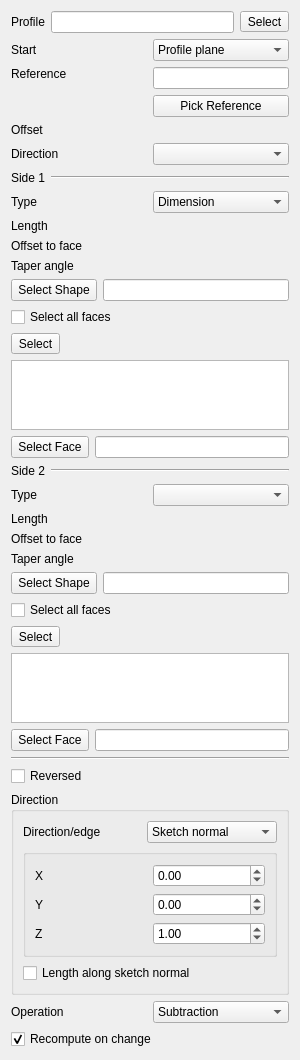
<?xml version="1.0" encoding="UTF-8"?>
<ui version="4.0">
 <class>PartDesignGui::TaskPadPocketParameters</class>
 <widget class="QWidget" name="PartDesignGui::TaskPadPocketParameters">
  <property name="geometry">
   <rect>
    <x>0</x>
    <y>0</y>
    <width>300</width>
    <height>772</height>
   </rect>
  </property>
  <property name="windowTitle">
   <string notr="true">Form</string>
  </property>
  <layout class="QVBoxLayout" name="verticalLayout">
   <item>
    <layout class="QHBoxLayout" name="profileLayout">
     <item>
      <widget class="QLabel" name="labelProfile">
       <property name="text">
        <string>Profile</string>
       </property>
      </widget>
     </item>
     <item>
      <widget class="QLineEdit" name="lineProfile">
       <property name="readOnly">
        <bool>true</bool>
       </property>
      </widget>
     </item>
     <item>
      <widget class="QToolButton" name="buttonProfileBase">
       <property name="toolTip">
        <string>Select the profile (a sketch, or a face of a shape)</string>
       </property>
       <property name="text">
        <string>Select</string>
       </property>
       <property name="checkable">
        <bool>true</bool>
       </property>
      </widget>
     </item>
    </layout>
   </item>
   <item>
    <layout class="QGridLayout" name="gridLayout">
     <item row="0" column="0">
      <widget class="QLabel" name="labelStart">
       <property name="text">
        <string>Start</string>
       </property>
      </widget>
     </item>
     <item row="0" column="1">
      <widget class="QComboBox" name="startMode">
       <item>
        <property name="text">
         <string>Profile plane</string>
        </property>
       </item>
       <item>
        <property name="text">
         <string>Offset</string>
        </property>
       </item>
       <item>
        <property name="text">
         <string>Reference</string>
        </property>
       </item>
      </widget>
     </item>
     <item row="1" column="0" rowspan="2">
      <widget class="QLabel" name="labelStartReference">
       <property name="text">
        <string>Reference</string>
       </property>
       <property name="alignment">
        <set>Qt::AlignLeading|Qt::AlignLeft|Qt::AlignTop</set>
       </property>
      </widget>
     </item>
     <item row="1" column="1">
      <widget class="QLineEdit" name="lineStartReference">
       <property name="sizePolicy">
        <sizepolicy hsizetype="Ignored" vsizetype="Fixed">
         <horstretch>0</horstretch>
         <verstretch>0</verstretch>
        </sizepolicy>
       </property>
       <property name="readOnly">
        <bool>true</bool>
       </property>
      </widget>
     </item>
     <item row="2" column="1">
      <widget class="QPushButton" name="buttonStartReference">
       <property name="sizePolicy">
        <sizepolicy hsizetype="Ignored" vsizetype="Fixed">
         <horstretch>0</horstretch>
         <verstretch>0</verstretch>
        </sizepolicy>
       </property>
       <property name="text">
        <string>Pick Reference</string>
       </property>
       <property name="checkable">
        <bool>true</bool>
       </property>
      </widget>
     </item>
     <item row="3" column="0">
      <widget class="QLabel" name="labelStartOffset">
       <property name="text">
        <string>Offset</string>
       </property>
      </widget>
     </item>
     <item row="3" column="1">
      <widget class="Gui::PrefQuantitySpinBox" name="startOffsetEdit" native="true">
       <property name="keyboardTracking" stdset="0">
        <bool>false</bool>
       </property>
       <property name="unit" stdset="0">
        <string notr="true">mm</string>
       </property>
      </widget>
     </item>
     <item row="4" column="0">
      <widget class="QLabel" name="sidesLabel">
       <property name="text">
        <string>Direction</string>
       </property>
      </widget>
     </item>
     <item row="4" column="1">
      <widget class="QComboBox" name="sidesMode"/>
     </item>
     <item row="5" column="0" colspan="2">
      <layout class="QHBoxLayout" name="side1Layout">
       <property name="leftMargin">
        <number>0</number>
       </property>
       <property name="topMargin">
        <number>0</number>
       </property>
       <property name="rightMargin">
        <number>0</number>
       </property>
       <property name="bottomMargin">
        <number>0</number>
       </property>
       <item>
        <widget class="QLabel" name="side1Label">
         <property name="text">
          <string>Side 1</string>
         </property>
        </widget>
       </item>
       <item>
        <widget class="Line" name="line1">
         <property name="orientation">
          <enum>Qt::Horizontal</enum>
         </property>
         <property name="sizePolicy">
          <sizepolicy hsizetype="Expanding" vsizetype="Fixed">
           <horstretch>0</horstretch>
           <verstretch>0</verstretch>
          </sizepolicy>
         </property>
        </widget>
       </item>
      </layout>
     </item>
     <item row="6" column="0">
      <widget class="QLabel" name="textLabel1">
       <property name="text">
        <string>Type</string>
       </property>
      </widget>
     </item>
     <item row="6" column="1">
      <widget class="QComboBox" name="changeMode">
       <item>
        <property name="text">
         <string>Dimension</string>
        </property>
       </item>
      </widget>
     </item>
     <item row="7" column="0">
      <widget class="QLabel" name="labelLength">
       <property name="text">
        <string>Length</string>
       </property>
      </widget>
     </item>
     <item row="7" column="1">
      <widget class="Gui::PrefQuantitySpinBox" name="lengthEdit" native="true">
       <property name="keyboardTracking" stdset="0">
        <bool>false</bool>
       </property>
       <property name="unit" stdset="0">
        <string notr="true">mm</string>
       </property>
      </widget>
     </item>
     <item row="8" column="0">
      <widget class="QLabel" name="labelOffset">
       <property name="text">
        <string>Offset to face</string>
       </property>
      </widget>
     </item>
     <item row="8" column="1">
      <widget class="Gui::PrefQuantitySpinBox" name="offsetEdit" native="true">
       <property name="keyboardTracking" stdset="0">
        <bool>false</bool>
       </property>
       <property name="unit" stdset="0">
        <string notr="true">mm</string>
       </property>
      </widget>
     </item>
     <item row="9" column="0">
      <widget class="QLabel" name="labelTaperAngle">
       <property name="toolTip">
        <string>Angle to taper the extrusion</string>
       </property>
       <property name="text">
        <string>Taper angle</string>
       </property>
      </widget>
     </item>
     <item row="9" column="1">
      <widget class="Gui::PrefQuantitySpinBox" name="taperEdit" native="true">
       <property name="keyboardTracking" stdset="0">
        <bool>false</bool>
       </property>
       <property name="unit" stdset="0">
        <string notr="true">deg</string>
       </property>
      </widget>
     </item>
     <item row="10" column="0" colspan="2">
      <widget class="QFrame" name="upToShapeList">
       <property name="frameShadow">
        <enum>QFrame::Plain</enum>
       </property>
       <property name="lineWidth">
        <number>0</number>
       </property>
       <layout class="QVBoxLayout">
        <property name="leftMargin">
         <number>0</number>
        </property>
        <property name="topMargin">
         <number>0</number>
        </property>
        <property name="rightMargin">
         <number>0</number>
        </property>
        <property name="bottomMargin">
         <number>0</number>
        </property>
        <item>
         <layout class="QGridLayout" name="_2">
          <item row="0" column="1">
           <widget class="QLineEdit" name="lineShapeName">
            <property name="readOnly">
             <bool>true</bool>
            </property>
           </widget>
          </item>
          <item row="0" column="0">
           <widget class="QToolButton" name="buttonShape">
            <property name="minimumSize">
             <size>
              <width>0</width>
              <height>22</height>
             </size>
            </property>
            <property name="text">
             <string>Select Shape</string>
            </property>
            <property name="checkable">
             <bool>true</bool>
            </property>
           </widget>
          </item>
         </layout>
        </item>
        <item>
         <widget class="QCheckBox" name="checkBoxAllFaces">
          <property name="enabled">
           <bool>true</bool>
          </property>
          <property name="toolTip">
           <string>Selects all faces of the shape</string>
          </property>
          <property name="text">
           <string>Select all faces</string>
          </property>
         </widget>
        </item>
        <item>
         <widget class="QWidget" name="upToShapeFaces" native="true">
          <layout class="QVBoxLayout" name="verticalLayout_2">
           <property name="leftMargin">
            <number>0</number>
           </property>
           <property name="topMargin">
            <number>0</number>
           </property>
           <property name="rightMargin">
            <number>0</number>
           </property>
           <property name="bottomMargin">
            <number>0</number>
           </property>
           <item>
            <widget class="QToolButton" name="buttonShapeFace">
             <property name="toolTip">
              <string>Toggles between selection and preview mode</string>
             </property>
             <property name="text">
              <string>Select</string>
             </property>
             <property name="checkable">
              <bool>true</bool>
             </property>
            </widget>
           </item>
           <item>
            <widget class="QListWidget" name="listWidgetReferences">
             <property name="selectionMode">
              <enum>QAbstractItemView::ExtendedSelection</enum>
             </property>
            </widget>
           </item>
          </layout>
         </widget>
        </item>
       </layout>
      </widget>
     </item>
     <item row="11" column="0" colspan="2">
      <layout class="QGridLayout" name="gridLayout_5">
       <item row="0" column="1">
        <widget class="QLineEdit" name="lineFaceName">
         <property name="readOnly">
          <bool>true</bool>
         </property>
        </widget>
       </item>
       <item row="0" column="0">
        <widget class="QToolButton" name="buttonFace">
         <property name="minimumSize">
          <size>
           <width>0</width>
           <height>22</height>
          </size>
         </property>
         <property name="text">
          <string>Select Face</string>
         </property>
         <property name="checkable">
          <bool>true</bool>
         </property>
        </widget>
       </item>
      </layout>
     </item>
     <item row="12" column="0" colspan="2">
      <layout class="QHBoxLayout" name="verticalLayout_221">
       <property name="leftMargin">
        <number>0</number>
       </property>
       <property name="topMargin">
        <number>0</number>
       </property>
       <property name="rightMargin">
        <number>0</number>
       </property>
       <property name="bottomMargin">
        <number>0</number>
       </property>
       <item>
        <widget class="QLabel" name="side2Label">
         <property name="text">
          <string>Side 2</string>
         </property>
        </widget>
       </item>
       <item>
        <widget class="Line" name="line2">
         <property name="orientation">
          <enum>Qt::Horizontal</enum>
         </property>
         <property name="sizePolicy">
          <sizepolicy hsizetype="Expanding" vsizetype="Fixed">
           <horstretch>0</horstretch>
           <verstretch>0</verstretch>
          </sizepolicy>
         </property>
        </widget>
       </item>
      </layout>
     </item>
     <item row="13" column="0">
      <widget class="QLabel" name="typeLabel2">
       <property name="text">
        <string>Type</string>
       </property>
      </widget>
     </item>
     <item row="13" column="1">
      <widget class="QComboBox" name="changeMode2"/>
     </item>
     <item row="14" column="0">
      <widget class="QLabel" name="labelLength2">
       <property name="text">
        <string>Length</string>
       </property>
      </widget>
     </item>
     <item row="14" column="1">
      <widget class="Gui::PrefQuantitySpinBox" name="lengthEdit2" native="true">
       <property name="keyboardTracking" stdset="0">
        <bool>false</bool>
       </property>
       <property name="unit" stdset="0">
        <string notr="true">mm</string>
       </property>
      </widget>
     </item>
     <item row="15" column="0">
      <widget class="QLabel" name="labelOffset2">
       <property name="text">
        <string>Offset to face</string>
       </property>
      </widget>
     </item>
     <item row="15" column="1">
      <widget class="Gui::PrefQuantitySpinBox" name="offsetEdit2" native="true">
       <property name="keyboardTracking" stdset="0">
        <bool>false</bool>
       </property>
       <property name="unit" stdset="0">
        <string notr="true">mm</string>
       </property>
      </widget>
     </item>
     <item row="16" column="0">
      <widget class="QLabel" name="labelTaperAngle2">
       <property name="toolTip">
        <string>Angle to taper the extrusion</string>
       </property>
       <property name="text">
        <string>Taper angle</string>
       </property>
      </widget>
     </item>
     <item row="16" column="1">
      <widget class="Gui::PrefQuantitySpinBox" name="taperEdit2" native="true">
       <property name="keyboardTracking" stdset="0">
        <bool>false</bool>
       </property>
       <property name="unit" stdset="0">
        <string notr="true">deg</string>
       </property>
      </widget>
     </item>
     <item row="17" column="0" colspan="2">
      <widget class="QFrame" name="upToShapeList2">
       <property name="frameShadow">
        <enum>QFrame::Plain</enum>
       </property>
       <property name="lineWidth">
        <number>0</number>
       </property>
       <layout class="QVBoxLayout">
        <property name="leftMargin">
         <number>0</number>
        </property>
        <property name="topMargin">
         <number>0</number>
        </property>
        <property name="rightMargin">
         <number>0</number>
        </property>
        <property name="bottomMargin">
         <number>0</number>
        </property>
        <item>
         <layout class="QGridLayout" name="_22">
          <item row="0" column="1">
           <widget class="QLineEdit" name="lineShapeName2">
            <property name="readOnly">
             <bool>true</bool>
            </property>
           </widget>
          </item>
          <item row="0" column="0">
           <widget class="QToolButton" name="buttonShape2">
            <property name="minimumSize">
             <size>
              <width>0</width>
              <height>22</height>
             </size>
            </property>
            <property name="text">
             <string>Select Shape</string>
            </property>
            <property name="checkable">
             <bool>true</bool>
            </property>
           </widget>
          </item>
         </layout>
        </item>
        <item>
         <widget class="QCheckBox" name="checkBoxAllFaces2">
          <property name="enabled">
           <bool>true</bool>
          </property>
          <property name="toolTip">
           <string>Selects all faces of the shape</string>
          </property>
          <property name="text">
           <string>Select all faces</string>
          </property>
         </widget>
        </item>
        <item>
         <widget class="QWidget" name="upToShapeFaces2" native="true">
          <layout class="QVBoxLayout" name="verticalLayout_222">
           <property name="leftMargin">
            <number>0</number>
           </property>
           <property name="topMargin">
            <number>0</number>
           </property>
           <property name="rightMargin">
            <number>0</number>
           </property>
           <property name="bottomMargin">
            <number>0</number>
           </property>
           <item>
            <widget class="QToolButton" name="buttonShapeFace2">
             <property name="toolTip">
              <string>Toggles between selection and preview mode</string>
             </property>
             <property name="text">
              <string>Select</string>
             </property>
             <property name="checkable">
              <bool>true</bool>
             </property>
            </widget>
           </item>
           <item>
            <widget class="QListWidget" name="listWidgetReferences2">
             <property name="selectionMode">
              <enum>QAbstractItemView::ExtendedSelection</enum>
             </property>
            </widget>
           </item>
          </layout>
         </widget>
        </item>
       </layout>
      </widget>
     </item>
     <item row="24" column="0" colspan="2">
      <layout class="QGridLayout" name="gridLayout_52">
       <item row="0" column="1">
        <widget class="QLineEdit" name="lineFaceName2">
         <property name="readOnly">
          <bool>true</bool>
         </property>
        </widget>
       </item>
       <item row="0" column="0">
        <widget class="QToolButton" name="buttonFace2">
         <property name="minimumSize">
          <size>
           <width>0</width>
           <height>22</height>
          </size>
         </property>
         <property name="text">
          <string>Select Face</string>
         </property>
         <property name="checkable">
          <bool>true</bool>
         </property>
        </widget>
       </item>
      </layout>
     </item>
    </layout>
   </item>
   <item>
    <widget class="Line" name="line">
     <property name="orientation">
      <enum>Qt::Horizontal</enum>
     </property>
    </widget>
   </item>
   <item>
    <widget class="QCheckBox" name="checkBoxReversed">
     <property name="text">
      <string>Reversed</string>
     </property>
    </widget>
   </item>
   <item>
    <widget class="QGroupBox" name="groupBox">
     <property name="title">
      <string>Direction</string>
     </property>
     <layout class="QGridLayout" name="gridLayout_4">
      <item row="2" column="0">
       <widget class="QCheckBox" name="checkBoxAlongDirection">
        <property name="enabled">
         <bool>true</bool>
        </property>
        <property name="toolTip">
         <string>If unchecked, the length will be
measured along the specified direction</string>
        </property>
        <property name="text">
         <string>Length along sketch normal</string>
        </property>
       </widget>
      </item>
      <item row="0" column="0">
       <layout class="QGridLayout" name="gridLayout_3">
        <item row="0" column="0">
         <widget class="QLabel" name="labelEdge">
          <property name="text">
           <string>Direction/edge</string>
          </property>
         </widget>
        </item>
        <item row="0" column="1">
         <widget class="QComboBox" name="directionCB">
          <property name="toolTip">
           <string>Set a direction or select an edge
from the model as reference</string>
          </property>
          <item>
           <property name="text">
            <string>Sketch normal</string>
           </property>
          </item>
          <item>
           <property name="text">
            <string>Select reference…</string>
           </property>
          </item>
          <item>
           <property name="text">
            <string>Custom direction</string>
           </property>
          </item>
         </widget>
        </item>
       </layout>
      </item>
      <item row="1" column="0">
       <widget class="QGroupBox" name="groupBoxDirection">
        <property name="enabled">
         <bool>true</bool>
        </property>
        <property name="toolTip">
         <string>Use custom vector for pad direction, otherwise
the sketch plane's normal vector will be used</string>
        </property>
        <property name="checkable">
         <bool>false</bool>
        </property>
        <property name="checked">
         <bool>false</bool>
        </property>
        <layout class="QGridLayout" name="gridLayout_2">
         <item row="0" column="0">
          <widget class="QLabel" name="labelXSkew">
           <property name="text">
            <string>X</string>
           </property>
          </widget>
         </item>
         <item row="0" column="1">
          <widget class="Gui::DoubleSpinBox" name="XDirectionEdit">
           <property name="toolTip">
            <string>X-component of direction vector</string>
           </property>
           <property name="keyboardTracking">
            <bool>false</bool>
           </property>
           <property name="minimum">
            <double>-100.000000000000000</double>
           </property>
           <property name="maximum">
            <double>100.000000000000000</double>
           </property>
           <property name="singleStep">
            <double>0.100000000000000</double>
           </property>
           <property name="unit" stdset="0">
            <string notr="true"/>
           </property>
          </widget>
         </item>
         <item row="1" column="0">
          <widget class="QLabel" name="labelYSkew">
           <property name="text">
            <string>Y</string>
           </property>
          </widget>
         </item>
         <item row="1" column="1">
          <widget class="Gui::DoubleSpinBox" name="YDirectionEdit">
           <property name="toolTip">
            <string>Y-component of direction vector</string>
           </property>
           <property name="keyboardTracking">
            <bool>false</bool>
           </property>
           <property name="minimum">
            <double>-100.000000000000000</double>
           </property>
           <property name="maximum">
            <double>100.000000000000000</double>
           </property>
           <property name="singleStep">
            <double>0.100000000000000</double>
           </property>
           <property name="unit" stdset="0">
            <string notr="true"/>
           </property>
          </widget>
         </item>
         <item row="2" column="0">
          <widget class="QLabel" name="labelZSkew">
           <property name="text">
            <string>Z</string>
           </property>
          </widget>
         </item>
         <item row="2" column="1">
          <widget class="Gui::DoubleSpinBox" name="ZDirectionEdit">
           <property name="toolTip">
            <string>Z-component of direction vector</string>
           </property>
           <property name="keyboardTracking">
            <bool>false</bool>
           </property>
           <property name="minimum">
            <double>-100.000000000000000</double>
           </property>
           <property name="maximum">
            <double>100.000000000000000</double>
           </property>
           <property name="singleStep">
            <double>0.100000000000000</double>
           </property>
           <property name="value">
            <double>1.000000000000000</double>
           </property>
           <property name="unit" stdset="0">
            <string notr="true"/>
           </property>
          </widget>
         </item>
        </layout>
       </widget>
      </item>
     </layout>
    </widget>
   </item>
   <item>
    <layout class="QHBoxLayout" name="operationLayout">
     <item>
      <widget class="QLabel" name="labelOperation">
       <property name="text">
        <string>Operation</string>
       </property>
       <property name="buddy">
        <cstring>comboOperation</cstring>
       </property>
      </widget>
     </item>
     <item>
      <widget class="QComboBox" name="comboOperation">
       <item>
        <property name="text">
         <string>Subtraction</string>
        </property>
       </item>
       <item>
        <property name="text">
         <string>Common</string>
        </property>
       </item>
      </widget>
     </item>
    </layout>
   </item>
   <item>
    <widget class="QCheckBox" name="checkBoxUpdateView">
     <property name="text">
      <string>Recompute on change</string>
     </property>
     <property name="checked">
      <bool>true</bool>
     </property>
    </widget>
   </item>
  </layout>
 </widget>
 <customwidgets>
  <customwidget>
   <class>Gui::QuantitySpinBox</class>
   <extends>QWidget</extends>
   <header>Gui/QuantitySpinBox.h</header>
  </customwidget>
  <customwidget>
   <class>Gui::DoubleSpinBox</class>
   <extends>QDoubleSpinBox</extends>
   <header>Gui/SpinBox.h</header>
  </customwidget>
  <customwidget>
   <class>Gui::PrefQuantitySpinBox</class>
   <extends>Gui::QuantitySpinBox</extends>
   <header>Gui/PrefWidgets.h</header>
  </customwidget>
 </customwidgets>
 <resources/>
 <connections/>
</ui>
